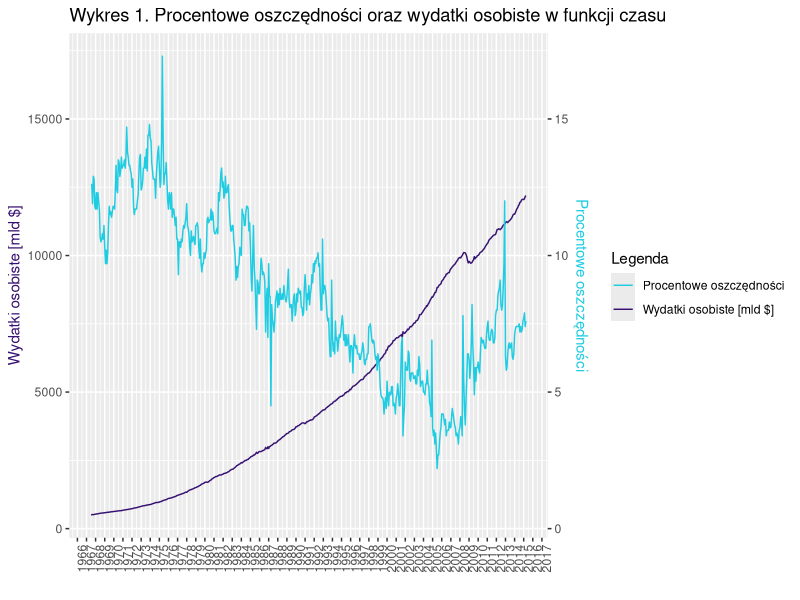
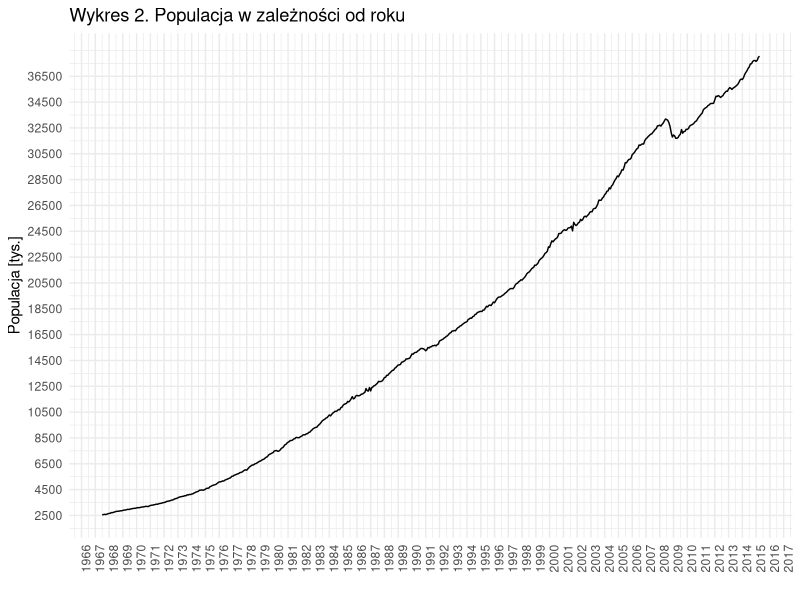
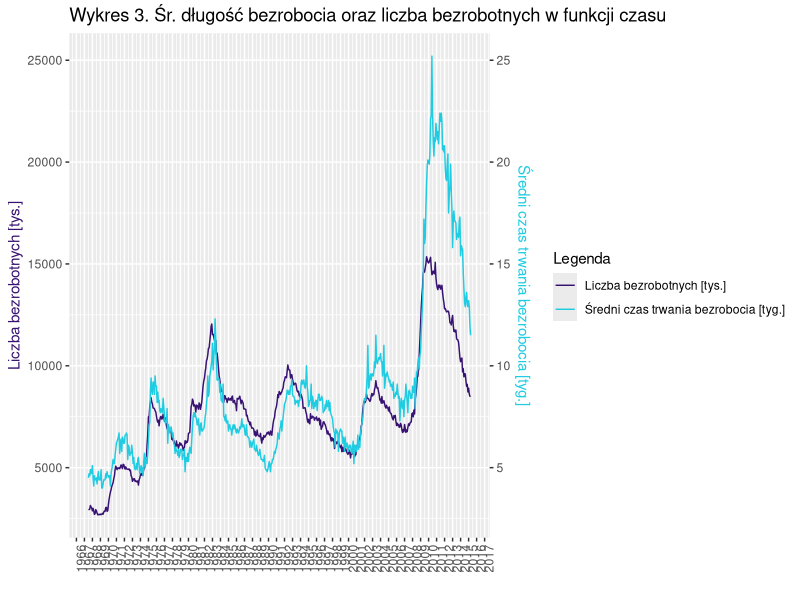
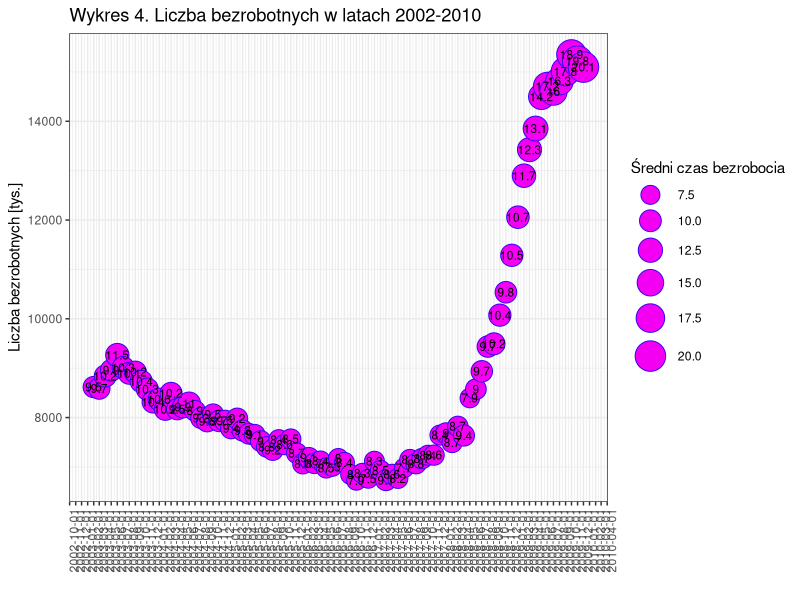

Reproduce these figures in R, in order.
options(repr.plot.width = 15, repr.plot.height = 5, repr.plot.res = 200)

library(ggplot2)
library(dplyr)
library(tidyr)

# Zaladowanie zbioru danych
data <- economics

summary(data)
head(data, 10)

cat("
OPIS KOLUMN DANYCH:
+ date - Miesiąc zbierania danych
+ pce - Wydatki osobiste na konsumpcję, w miliardach dolarów
+ pop - Całkowita populacja, w tysiącach
+ psavert - Osobista stopa oszczędności
+ uempmed - Średni czas trwania bezrobocia, w tygodniach
+ unemploy - Liczba bezrobotnych, w tysiącach
")

# Wykres 1: Wydatki osobiste na konsumpcję w czasie
ggplot(data, aes(x = date)) +
  geom_line(aes(y = pce, color = "Wydatki osobiste [mld $]")) +
  geom_line(aes(y = psavert * 1000, color = "Procentowe oszczędności")) +
  scale_color_manual(values = c("Wydatki osobiste [mld $]" = "#371272", "Procentowe oszczędności" = "#20cce2")) +
  scale_x_date(date_breaks = "1 year", date_labels = "%Y") +
  scale_y_continuous(name = "Wydatki osobiste [mld $]", sec.axis = sec_axis(~ . * 0.001, name = "Procentowe oszczędności")) +
  labs(title = "Wykres 1. Procentowe oszczędności oraz wydatki osobiste w funkcji czasu", x = "", color = "Legenda") +
  theme(axis.title.y.left = element_text(color = "#371272"), axis.title.y.right = element_text(color = "#20cce2"),
   axis.text.x = element_text(angle = 90, hjust = 1))

# Wykres 2: Wydatki populacji w zależności od roku
qplot(data$date, (data$pce * 1000000 / data$pop), geom = "line", main = "Wykres 2. Populacja w zależności od roku", xlab = "", ylab = "Populacja [tys.]") +
  scale_x_date(date_breaks = "1 year", date_labels = "%Y") +
  scale_y_continuous(breaks = seq(2500, max(data$pce * 1000000 / data$pop), by = 2000)) +
  theme_minimal() +
  theme(axis.text.x = element_text(angle = 90, hjust = 1))

# Wykres 3: Średni czas trwania bezrobocia oraz liczba bezrobotnych w funkcji czasu
ggplot(data, aes(x = date)) +
  geom_line(aes(y = unemploy, color = "Liczba bezrobotnych [tys.]")) +
  geom_line(aes(y = uempmed * 1000, color = "Średni czas trwania bezrobocia [tyg.]")) +
  scale_color_manual(values = c("Liczba bezrobotnych [tys.]" = "#371272", "Średni czas trwania bezrobocia [tyg.]" = "#20cce2")) +
  scale_x_date(date_breaks = "1 year", date_labels = "%Y") +
  scale_y_continuous(name = "Liczba bezrobotnych [tys.]", sec.axis = sec_axis(~ . * 0.001, name = "Średni czas trwania bezrobocia [tyg.]")) +
  labs(title = "Wykres 3. Śr. długość bezrobocia oraz liczba bezrobotnych w funkcji czasu", x = "", color = "Legenda") +
  theme(axis.title.y.left = element_text(color = "#371272"), axis.title.y.right = element_text(color = "#20cce2"), axis.text.x = element_text(angle = 90, hjust = 1))



# Filtrowana data danych dla wykresu babelkowego
filtered_data <- data %>%
  filter(date > as.Date("2003-01-01") & date < as.Date("2010-01-01"))

ggplot(filtered_data, aes(x = date, y = unemploy, size = uempmed, label = uempmed)) +
  geom_point(colour = "#3105f3", fill = "#f300f3", shape = 21) +
  scale_size_area(max_size = 10, name = "Średni czas bezrobocia") +
  scale_x_date(name = "", date_labels = "%Y-%m-%d", date_breaks = "1 month") +
  scale_y_continuous(name = "Liczba bezrobotnych [tys.]") +
  labs(title = "Wykres 4. Liczba bezrobotnych w latach 2002-2010") +
  geom_text(size = 3) +
  theme_bw() +
  theme(axis.text.x = element_text(angle = 90, hjust = 1))

